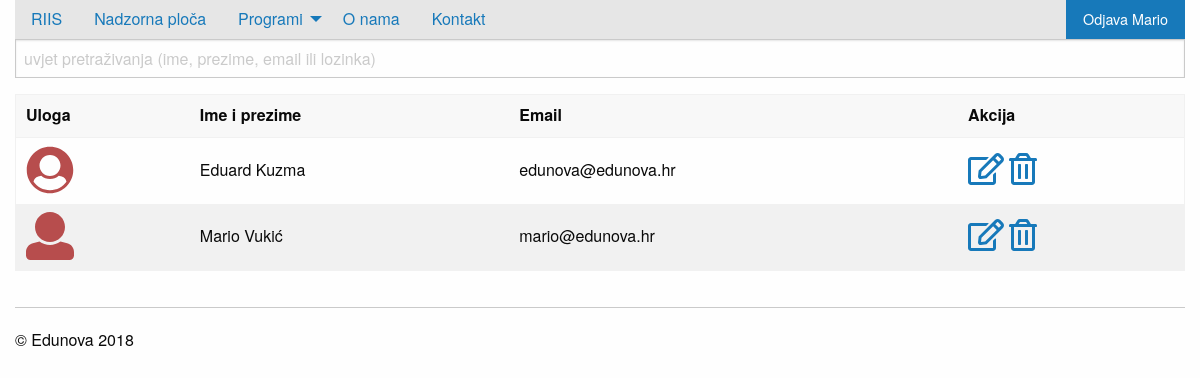
The app's page /privatno/operateri/index.php (signed in) with its own data.
### tables this page shows
create table operater(
sifra int not null primary key auto_increment,
email varchar(50) not null,
lozinka char(32) not null,
ime varchar(50) not null,
prezime varchar(50) not null,
uloga varchar(20) not null
);

### privatno/operateri/index.php (the view, shortened to what this page needs)
<?php include_once '../../konfiguracija.php';
$stranica = isset($_GET["stranica"]) ? $_GET["stranica"] : 1;
?>
<!doctype html>
<html class="no-js" lang="en" dir="ltr">
  <head>
    <?php include_once '../../include/head.php'; ?>
  </head>
  <body>
    <div class="grid-container">
      	<?php include_once '../../include/izbornik.php'; ?>
      	<div class="grid-x grid-padding-x">
			<div class="large-12 cell">
				<form method="get">
					<input type="text" name="uvjet"
					placeholder="uvjet pretraživanja (ime, prezime, email ili lozinka)"
					value="<?php echo isset($_GET["uvjet"]) ? $_GET["uvjet"] : "" ?>" />
				</form>
				<?php
					$uvjet = "%" . (isset($_GET["uvjet"]) ? $_GET["uvjet"] : "") . "%";
					$izraz = $veza->prepare("select * from operater
					where concat(ime,prezime,email,uloga) like :uvjet
					order by uloga, prezime, ime limit :stranica, :brojRezultataPoStranici");
					$izraz->bindValue("stranica", $stranica* $brojRezultataPoStranici -  $brojRezultataPoStranici , PDO::PARAM_INT);
					$izraz->bindValue("brojRezultataPoStranici", $brojRezultataPoStranici, PDO::PARAM_INT);
					$izraz->bindParam("uvjet", $uvjet);
					$izraz->execute();
					$rezultati = $izraz->fetchAll(PDO::FETCH_OBJ);
				  ?>
				<table>
					<thead>
						<tr>
							<th>Uloga</th>
							<th>Ime i prezime</th>
							<th>Email</th>
							<th>Akcija</th>
						</tr>
					</thead>
					<tbody>
					<?php
					foreach ($rezultati as $red):
					?>
						<tr>
							<td title="<?php echo $red->uloga ?>"><?php
							if($red->uloga==="admin"){
								echo "<i style=\"color: #b74d4d\" title=\"Administrator\" class=\"fas fa-user-circle fa-3x\"></i>";
							}else{
								echo "<i  style=\"color: #b74d4d\" title=\"Operater\" class=\"fas fa-user fa-3x\"></i>";
							}
								?></td>
							<td><?php echo $red->ime . " " . $red->prezime; ?></td>
							<td><?php echo $red->email; ?></td>
							<td>
								<a href="#"><i class="far fa-edit fa-2x"></i></a>
								<a href="#"><i class="far fa-trash-alt fa-2x"></i></a>
							</td>
						</tr>
					<?php endforeach; ?>
					</tbody>
				</table>
			</div>
		</div>
		<?php include_once '../../include/podnozje.php'; ?>
    </div>
  </body>
</html>

### records on screen
operater: uloga "admin" (drawn), ime "Eduard", prezime "Kuzma", email "edunova@edunova.hr"
operater: uloga "oper" (drawn), ime "Mario", prezime "Vukić", email "mario@edunova.hr"

### other values on screen
$opis "RIIS Nadzorna ploča O nama Kontakt"
$_SESSION[$appID."autoriziran"]->ime "Mario"
